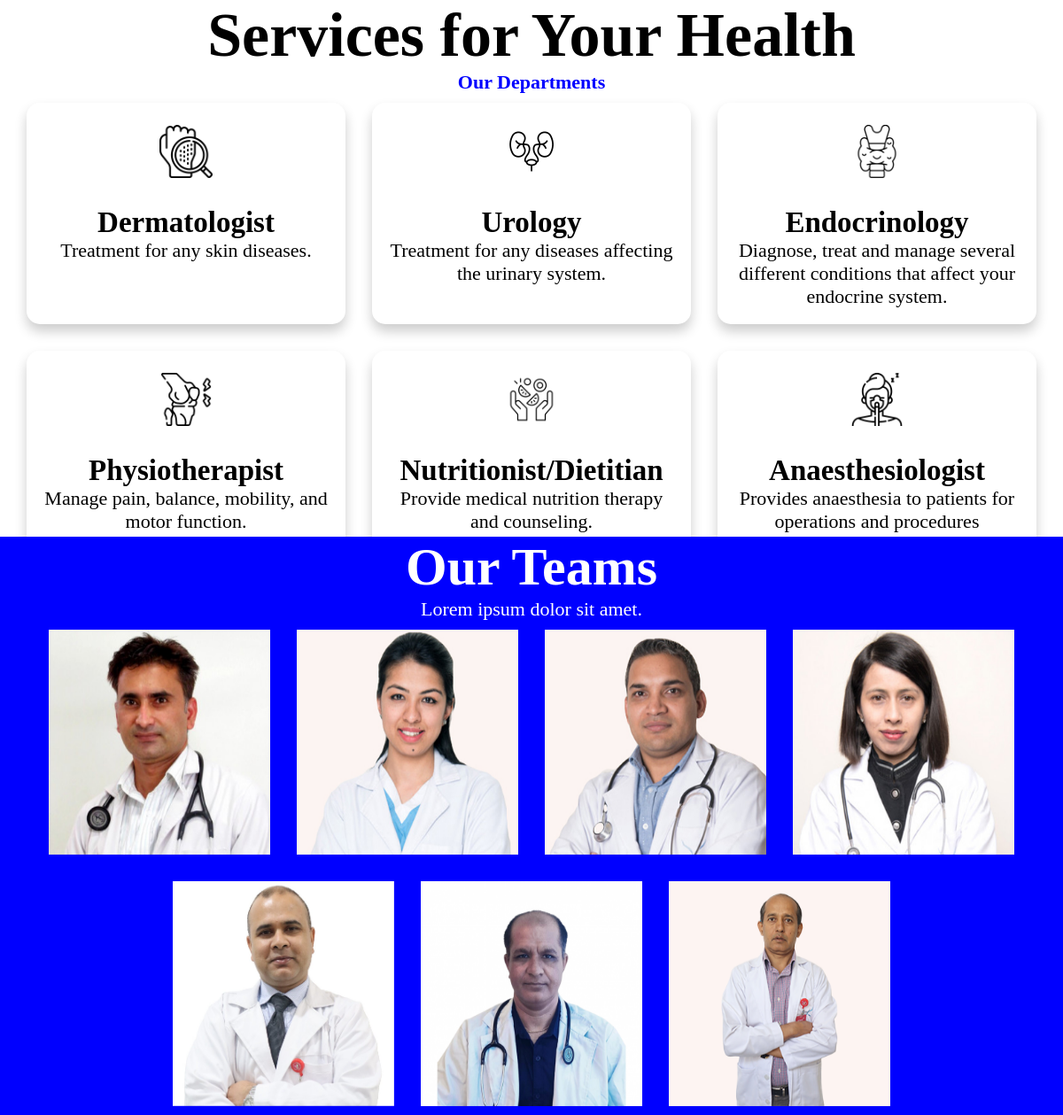
Page /admin/display.php on the committed database.
### tables this page shows
CREATE TABLE `specialities` (
  `id` int(11) NOT NULL,
  `title` varchar(60) NOT NULL,
  `description` text NOT NULL,
  `image_name` varchar(60) NOT NULL,
  `image_path` varchar(255) NOT NULL,
  `created_at` timestamp NULL DEFAULT current_timestamp()
);

CREATE TABLE `doctor` (
  `id` int(11) NOT NULL,
  `fname` varchar(60) NOT NULL,
  `email` varchar(60) NOT NULL,
  `password` varchar(60) NOT NULL,
  `phone` varchar(60) NOT NULL,
  `image_name` varchar(255) NOT NULL,
  `image_path` varchar(255) NOT NULL,
  `sid` int(11) DEFAULT NULL,
  `created_at` timestamp NULL DEFAULT current_timestamp()
);

### admin/display.php (the view, shortened to what this page needs)
<?php
     $servername = "localhost";
     $username = "root";
     $password = "";
     $database = "das";
     $conn = mysqli_connect($servername, $username, $password, $database);
?>
<!DOCTYPE html>
<html lang="en">
<head>
    <link rel="stylesheet" href="../assets/style.css">
</head>
<body>
    <section id="services">
        <div class="description">
            <h1>Services for Your Health</h1>
            <h4 style="color: blue;">Our Departments</h4>
        </div>
        <div class="service-card">
            <?php
                $sql = "SELECT * FROM specialities";
                $result = $conn->query($sql);
                while ($row = mysqli_fetch_assoc($result)) {
                    $image_path = $row['image_path'];
                    $title = $row['title'];
                    $description = $row['description'];
            ?>
            <div class="service-card-inner">
                <img src="<?php echo $image_path ?>" alt="$image_name"><br><br>
                <h1><?php echo "$title"; ?></h1>
                <p><?php echo "$description"; ?></p>
            </div>
            <?php
                }
            ?>
        </div>
    </section>
    <section class="team">
        <h1>Our Teams</h1>
        <p>Lorem ipsum dolor sit amet.</p>
        <div class="flip-container">
            <?php
                $dosql = "SELECT * FROM doctor";
                $doresult = $conn->query($dosql);
                while ($row = mysqli_fetch_assoc($doresult)) {
                    $image_path = $row['image_path'];
                    $fname = $row['fname'];
                    $sid = $row['sid'];
            ?>
            <div class="flip-card">
                <div class="flip-card-inner">
                    <div class="flip-card-front">
                        <img src="<?php echo $image_path ?>" alt="$image_name">
                    </div>
                    <div class="flip-card-back">
                        <p class="title"><?php echo "$fname"; ?></p>
                        <p><?php echo "$sid"; ?></p>
                    </div>
                </div>
            </div>
            <?php
                }
            ?>
        </div>
    </section>
</body>
</html>

### assets/style.css (style rules this page uses)
* { margin: 0; padding: 0; box-sizing: border-box; }
body { font-size: 22px; }
#services { display: flex; flex-wrap: wrap; text-align: center; align-items: center; justify-content: center; }
#services .description>h1 { font-family:Cambria, Cochin, Georgia, Times, 'Times New Roman', serif; font-size: 70px; font-weight: 900; }
#services .service-card { height: 500px; width: 1800px; gap: 10px; display: flex; flex-wrap: wrap; justify-content: center; overflow: scroll; }
#services .service-card-inner { margin: 10px; padding: 15px; border-radius: 15px; display: inline-block; height: 250px; width: 30%; overflow-x: hidden; overflow-y: hidden; box-shadow: 0 8px 14px 0 rgba(0,0,0,0.2); }
#services .service-card { -ms-overflow-style: none; scrollbar-width: none; }
#services .service-card-inner>img { width: 60px; height: 60px; margin-top: 10px; }
.team { color: rgb(255, 255, 255); background-color: blue; text-align: center; justify-content: center; }
.team>h1 { font-family:Cambria, Cochin, Georgia, Times, 'Times New Roman', serif; font-size: 60px; }
.flip-container { display: flex; padding: 10px; flex-wrap: wrap; text-align: center; align-items: center; justify-content: center; gap: 30px; }
.flip-card { background-color: transparent; width: 250px; height: 254px; perspective: 1000px; font-family: sans-serif; }
.flip-card-inner { position: relative; width: 100%; height: 100%; text-align: center; transition: transform 0.55s; transform-style: preserve-3d; }
.flip-card-inner img { width: 250px; height: 254px; }
.flip-card-front, .flip-card-back { position: absolute; display: flex; flex-direction: column; justify-content: center; width: 100%; height: 100%; -webkit-backface-visibility: hidden; backface-visibility: hidden; }
.flip-card-back { color: rgb(0, 0, 0); background-color: #ffffff; transform: rotateY(180deg); }
.flip-card-back .title { font-size: 1.5em; font-weight: 900; text-align: center; margin: 0; font-size: 25px; }
.flip-card-back p { font-size: 20px; }

### rows in the picture
specialities: image_path (picture), title "Dermatologist", description "Treatment for any skin diseases."
specialities: image_path (picture), title "Urology", description "Treatment for any diseases affecting the urinary system."
specialities: image_path (picture), title "Endocrinology", description "Diagnose, treat and manage several different conditions that affect your endocrine system."
specialities: image_path (picture), title "Physiotherapist", description "Manage pain, balance, mobility, and motor function."
specialities: image_path (picture), title "Nutritionist/Dietitian", description "Provide medical nutrition therapy and counseling."
specialities: image_path (picture), title "Anaesthesiologist", description "Provides anaesthesia to patients for operations and procedures"
doctor: image_path (picture)
doctor: image_path (picture)
doctor: image_path (picture)
doctor: image_path (picture)
doctor: image_path (picture)
doctor: image_path (picture)
doctor: image_path (picture)
